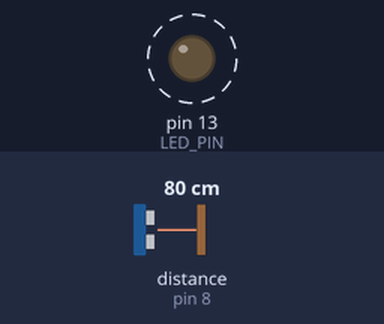
Recording of a program running on a simulated Arduino Uno, built with avr-gcc and run on an emulated ATmega328P. On the bench: output pins drawn as LEDs (lit = HIGH). Wiring (inferred from the names in the program): ultrasonic range finder: trigger pin 6; echo pin 8. Dashed ring = blinking. Inputs (shaded band) come from the test bench; at power-on: distance to the obstacle (sensor on pin 8) 80 cm. The echo pulse lasts 58.3 µs per cm; pins used as bus, display or sensor lines are not drawn; what the program prints to the serial monitor is not drawn.

Above: at 0.6 s.
Timing chart, 0 to 3.0 s (numbered marks = the images above):
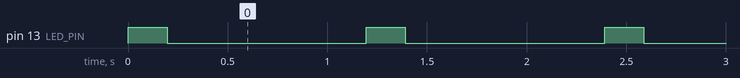

The program:

main.cpp
```cpp
#include <avr/pgmspace.h>
#include <Arduino.h>

const uint8_t SONIC_ECHO_PIN = 8; // ICP1
const uint8_t SONIC_TRIG_PINS[] PROGMEM = { 6, 7 };

#define ARRAY_SIZE(a) (sizeof(a) / sizeof(a[0]))

#define LED_PIN LED_BUILTIN
#ifdef LED_PIN
#define LED_LEVEL HIGH
#endif

#define MEDIAN_COUNT  3
#ifdef MEDIAN_COUNT
#define REPEAT_COUNT  2
#endif

static uint16_t captureInput() {
  uint16_t result = 0;

  TCNT1 = 0;
  TIFR1 = bit(ICF1) | bit(OCF1A); // Clear pending interrupts
  TCCR1B |= bit(ICES1); // Detecting rising edge, CTC mode
  TCCR1B |= bit(CS11); // Start Timer1 with prescaler /8
  while (! (TIFR1 & (bit(ICF1) | bit(OCF1A)))); // Wait until Input Capture or Top
  if (TIFR1 & bit(OCF1A)) {
    TCCR1B &= ~(bit(CS10) | bit(CS11) | bit(CS12)); // Stop Timer1
    return 0;
  }
  result = ICR1;
  TCCR1B &= ~bit(ICES1); // Detecting falling edge
  TIFR1 = bit(ICF1); // Clear pending interrupts
  while (! (TIFR1 & (bit(ICF1) | bit(OCF1A)))); // Wait until Input Capture or Top
  TCCR1B &= ~(bit(CS10) | bit(CS11) | bit(CS12)); // Stop Timer1
  if (TIFR1 & bit(OCF1A))
    return 0;
  result = ICR1 - result;
  return result;
}

static uint16_t sonicMeasure(uint8_t trigPin) {
  uint16_t result;
#ifdef MEDIAN_COUNT
  uint16_t median[MEDIAN_COUNT];
  uint8_t i, len;

  len = MEDIAN_COUNT;
  i = 0;
  while (i < len) {
    uint8_t repeat = REPEAT_COUNT;

    do {
      digitalWrite(trigPin, HIGH);
      delayMicroseconds(10);
      digitalWrite(trigPin, LOW);
      result = captureInput();
    } while ((! result) && --repeat);
    if (result) {
      median[i++] = result;
    } else {
      if (len)
        --len;
      else
        break;
    }
  }
  if (len) {
    for (i = 0; i < len - 1; ++i) {
      for (uint8_t j = i + 1; j < len; ++j) {
        if (median[i] > median[j]) {
          uint16_t t = median[i];

          median[i] = median[j];
          median[j] = t;
        }
      }
    }
    result = median[len / 2];
  } else
    result = 0;
#else
  digitalWrite(trigPin, HIGH);
  delayMicroseconds(10);
  digitalWrite(trigPin, LOW);
  result = captureInput();
#endif
  return (result / (58 * 2));
}

void setup() {
  Serial.begin(115200);

#ifdef LED_PIN
  pinMode(LED_PIN, OUTPUT);
  digitalWrite(LED_PIN, ! LED_LEVEL);
#endif

  pinMode(SONIC_ECHO_PIN, INPUT);
  for (uint8_t i = 0; i < ARRAY_SIZE(SONIC_TRIG_PINS); ++i) {
    uint8_t pin = pgm_read_byte(&SONIC_TRIG_PINS[i]);

    pinMode(pin, OUTPUT);
    digitalWrite(pin, LOW);
  }

  // Setup Timer1
  TCCR1A = 0;
  TCCR1B = bit(ICNC1) | bit(ICES1) | bit(WGM12); // Input Capture Noise Canceler enabled, detecting rising edge, CTC mode
  OCR1A = 59999; // 30000 us.
}

void loop() {
#ifdef LED_PIN
  digitalWrite(LED_PIN, LED_LEVEL);
#endif
  for (uint8_t i = 0; i < ARRAY_SIZE(SONIC_TRIG_PINS); ++i) {
    uint16_t distance = sonicMeasure(pgm_read_byte(&SONIC_TRIG_PINS[i]));

    if (i)
      Serial.print(',');
    if (distance)
      Serial.print(distance);
    else
      Serial.print('-');
  }
  Serial.println(F(" cm."));
#ifdef LED_PIN
  digitalWrite(LED_PIN, ! LED_LEVEL);
#endif
  delay(1000);
}
```

Measured:
- by itself, pin 13 (LED_PIN): alternates HIGH for 0.20 s and LOW for 1.0 s
